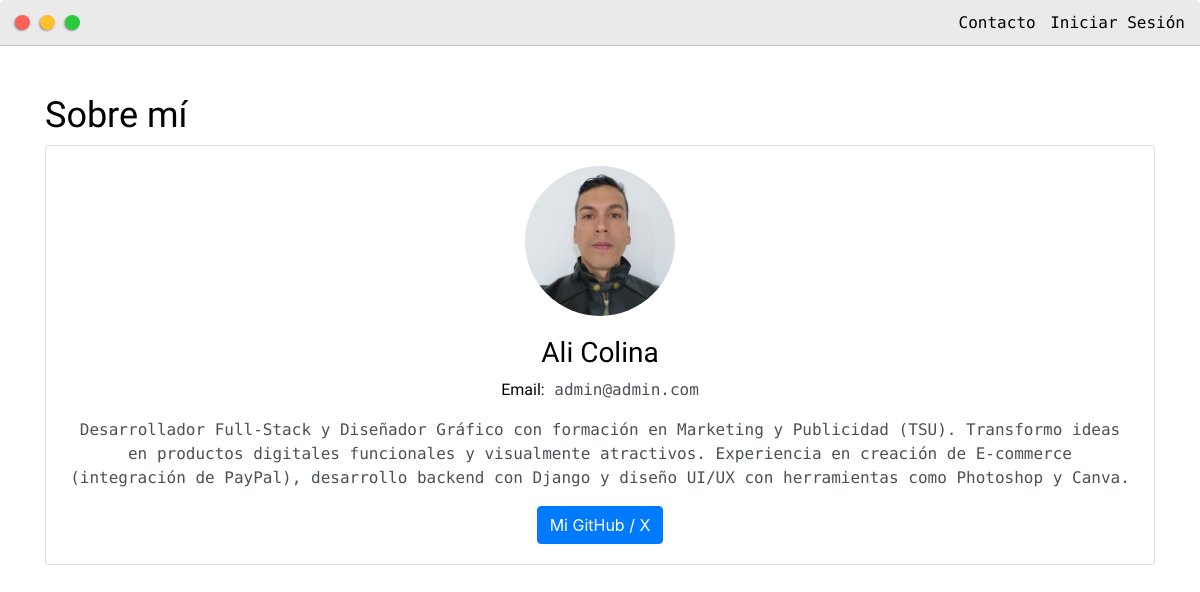
/profile/, run on the app's committed database.
### base/models.py (models this page shows, shortened)
class Profile(models.Model):
    user = models.OneToOneField(User, null=True, blank=True, on_delete=models.CASCADE)
    first_name = models.CharField(max_length=200, blank=True, null=True)
    last_name = models.CharField(max_length=200, blank=True, null=True)
    email = models.EmailField(max_length=200)
    profile_pic = models.CharField(max_length=200, null=True, blank=True, default="user.png")
    bio = models.TextField(null=True, blank=True)
    x = models.CharField(max_length=200, null=True, blank=True)

### base/views.py (the view)
def profile(request):
    admin_user = User.objects.filter(is_superuser=True).first()
    profile = admin_user.profile if admin_user else None
    return render(request, 'base/profile.html', {'profile': profile})

### base/templates/base/profile.html
{% extends 'base/main.html' %}
{% load static %}
{% block content %}
<div class="container mt-5">
    <h2>Sobre mí</h2>
    <div class="card">
        <div class="card-body" style="text-align: center;">
            <img src="{% static 'images/' %}{{ profile.profile_pic }}" alt="Foto de perfil" style="width: 150px; height: 150px; border-radius: 50%; object-fit: cover; margin-bottom: 20px;">
            <h3>{{ profile.first_name }} {{ profile.last_name }}</h3>
            <p><strong>Email:</strong> {{ profile.email }}</p>
            <p>{{ profile.bio }}</p>
            {% if profile.x %}
                <a target="_blank" href="{{ profile.x }}" class="btn btn-primary">Mi GitHub / X</a>
            {% endif %}
        </div>
    </div>
</div>
{% endblock content %}

### data on the page
Profile: profile_pic (picture), first_name "Ali", last_name "Colina", email "admin@admin.com", bio "Desarrollador Full-Stack y Diseñador Gráfico con formación en Marketing y Publicidad (TSU). Transformo ideas en productos digitales funcionales y visualmente atractivos. Experiencia en creación de E-commerce (integración de PayPal), desarrollo backend con Django y diseño UI/UX con herramientas como Photoshop y Canva."
